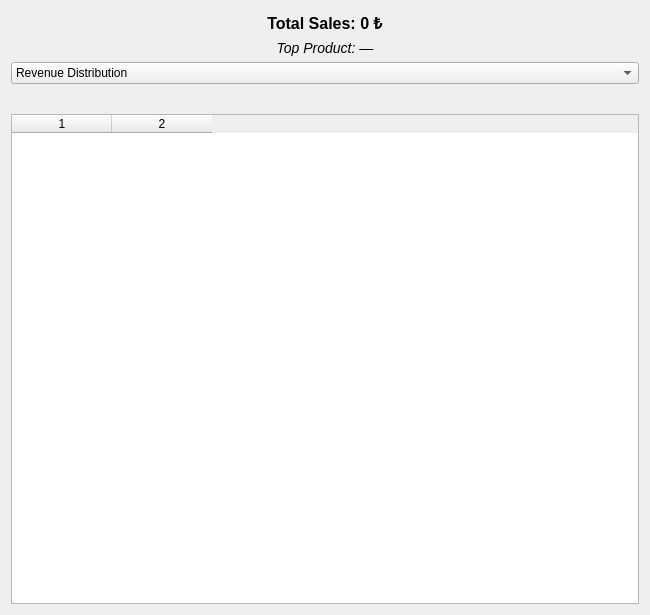
<?xml version="1.0" encoding="UTF-8"?>
<ui version="4.0">
 <class>ReportsPage</class>
 <widget class="QWidget" name="ReportsPage">
  <property name="geometry">
   <rect>
    <x>0</x>
    <y>0</y>
    <width>650</width>
    <height>615</height>
   </rect>
  </property>
  <layout class="QVBoxLayout" name="verticalLayout">
   <item>
    <widget class="QLabel" name="labelTotalSales">
     <property name="styleSheet">
      <string>font-size: 16px; font-weight: bold;</string>
     </property>
     <property name="text">
      <string>Total Sales: 0 ₺</string>
     </property>
     <property name="alignment">
      <set>Qt::AlignmentFlag::AlignCenter</set>
     </property>
    </widget>
   </item>
   <item>
    <widget class="QLabel" name="labelTopProduct">
     <property name="styleSheet">
      <string>font-size: 14px; font-style: italic;</string>
     </property>
     <property name="text">
      <string>Top Product: —</string>
     </property>
     <property name="alignment">
      <set>Qt::AlignmentFlag::AlignCenter</set>
     </property>
    </widget>
   </item>
   <item>
    <widget class="QComboBox" name="comboChartType">
     <item>
      <property name="text">
       <string>Revenue Distribution</string>
      </property>
     </item>
     <item>
      <property name="text">
       <string>Units Sold</string>
      </property>
     </item>
    </widget>
   </item>
   <item>
    <widget class="QFrame" name="frameChart">
     <layout class="QVBoxLayout" name="chartLayout"/>
    </widget>
   </item>
   <item>
    <widget class="QTableWidget" name="tableBreakdown">
     <property name="columnCount">
      <number>2</number>
     </property>
     <property name="horizontalHeaderLabels" stdset="0">
      <stringlist>
       <string>Product</string>
       <string>Units Sold</string>
      </stringlist>
     </property>
     <column/>
     <column/>
    </widget>
   </item>
  </layout>
 </widget>
 <resources/>
 <connections/>
</ui>
